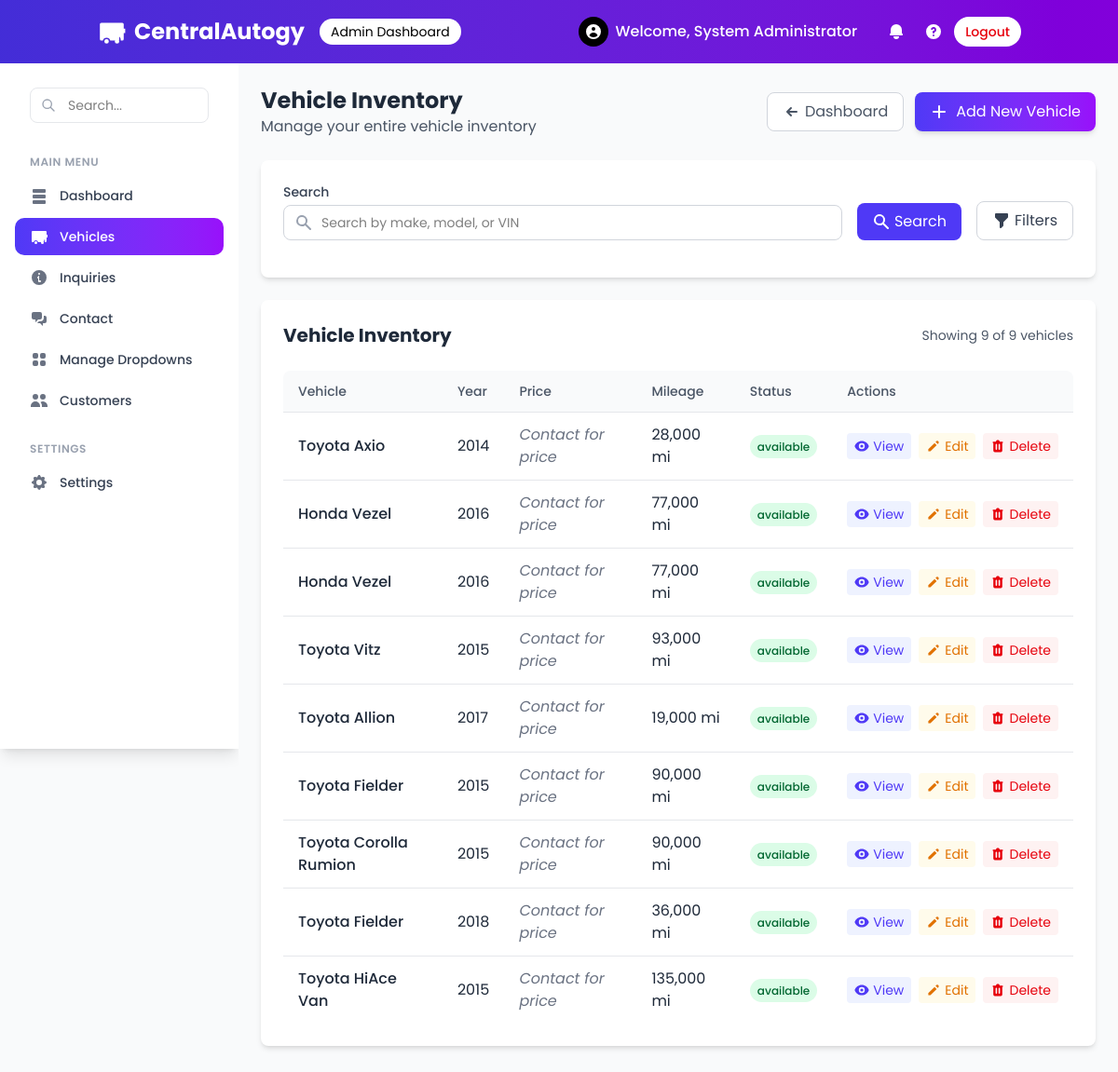
The page /admin/vehicles.php (signed in) on the database its author committed.
### tables this page shows
CREATE TABLE `vehicles` (
  `id` int(11) NOT NULL,
  `make` varchar(50) NOT NULL,
  `model` varchar(50) NOT NULL,
  `year` int(4) NOT NULL,
  `price` decimal(10,2) DEFAULT NULL,
  `mileage` int(11) NOT NULL,
  `color` varchar(30) NOT NULL,
  `vin` varchar(17) NOT NULL,
  `condition` varchar(20) NOT NULL,
  `body_style` varchar(30) NOT NULL,
  `transmission` varchar(20) NOT NULL,
  `fuel_type` varchar(20) NOT NULL,
  `engine` varchar(50) NOT NULL,
  `drivetrain` varchar(20) NOT NULL,
  `exterior_color` varchar(30) NOT NULL,
  `interior_color` varchar(30) NOT NULL,
  `description` text NOT NULL,
  `featured` tinyint(1) DEFAULT 0,
  `status` enum('available','sold','pending','reserved','in transit') DEFAULT 'available',
  `created_at` datetime DEFAULT current_timestamp(),
  `updated_at` datetime DEFAULT current_timestamp() ON UPDATE current_timestamp()
);

### admin/vehicles.php (the view, shortened to what this page needs)
<?php
if (!function_exists('getConnection')) {
  function getConnection()
  {
    $host = "localhost";
    $username = "root";
    $password = "";
    $database = "centralautogy";
    $conn = new mysqli($host, $username, $password, $database);
    return $conn;
  }
}
$page = isset($_GET['page']) ? (int)$_GET['page'] : 1;
$limit = 10;
$filterMake = isset($_GET['filter_make']) ? $_GET['filter_make'] : '';
$filterStatus = isset($_GET['filter_status']) ? $_GET['filter_status'] : '';
$filterFuelType = isset($_GET['filter_fuel_type']) ? $_GET['filter_fuel_type'] : '';
$filterBodyStyle = isset($_GET['filter_body_style']) ? $_GET['filter_body_style'] : '';
$filterYearMin = isset($_GET['filter_year_min']) ? (int)$_GET['filter_year_min'] : '';
$filterYearMax = isset($_GET['filter_year_max']) ? (int)$_GET['filter_year_max'] : '';
$filterPriceMin = isset($_GET['filter_price_min']) ? (float)$_GET['filter_price_min'] : '';
$filterPriceMax = isset($_GET['filter_price_max']) ? (float)$_GET['filter_price_max'] : '';
$searchKeyword = isset($_GET['search']) ? trim($_GET['search']) : '';
$sortField = isset($_GET['sort']) ? $_GET['sort'] : 'created_at';
$sortOrder = isset($_GET['order']) && $_GET['order'] === 'asc' ? 'ASC' : 'DESC';
function getVehicles($page, $limit, $filters, $sort, $order, $search)
{
  $conn = getConnection();
  $offset = ($page - 1) * $limit;
  $query = "SELECT
      id,
      CONCAT(make, ' ', model) AS vehicle_name,
      year,
      price,
      mileage,
      body_style,
      fuel_type,
      transmission,
      status,
      DATE_FORMAT(created_at, '%Y-%m-%d') AS date_added
  FROM
      vehicles
  WHERE 1=1";
  $countQuery = "SELECT COUNT(*) as total FROM vehicles WHERE 1=1";
  $params = [];
  $types = "";
  $validSortFields = ['vehicle_name', 'year', 'price', 'mileage', 'status', 'date_added'];
  $sortField = in_array($sort, $validSortFields) ? $sort : 'created_at';
  $sortOrder = $order === 'ASC' ? 'ASC' : 'DESC';
  if ($sortField === 'vehicle_name') {
    $query .= " ORDER BY make $sortOrder, model $sortOrder";
  } else {
    $query .= " ORDER BY $sortField $sortOrder";
  }
  $query .= " LIMIT ?, ?";
  $params[] = $offset;
  $params[] = $limit;
  $types .= "ii";
  $countStmt = $conn->prepare($countQuery);
  $countStmt->execute();
  $totalResult = $countStmt->get_result();
  $totalRow = $totalResult->fetch_assoc();
  $total = $totalRow['total'];
  $stmt = $conn->prepare($query);
  if (!empty($params)) {
    $stmt->bind_param($types, ...$params);
  }
  $stmt->execute();
  $result = $stmt->get_result();
  $vehicles = [];
  if ($result && $result->num_rows > 0) {
    while ($row = $result->fetch_assoc()) {
      $statusClass = 'bg-gray-100 text-gray-800';
      switch (strtolower($row['status'])) {
        case 'available':
          $statusClass = 'bg-green-100 text-green-800';
          break;
      }
      $row['css_class'] = $statusClass;
      $vehicles[] = $row;
    }
  }
  return [
    'vehicles' => $vehicles,
    'total' => $total,
    'pages' => ceil($total / $limit)
  ];
}
$filters = [
  'make' => $filterMake,
  'status' => $filterStatus,
  'fuel_type' => $filterFuelType,
  'body_style' => $filterBodyStyle,
  'year_min' => $filterYearMin,
  'year_max' => $filterYearMax,
  'price_min' => $filterPriceMin,
  'price_max' => $filterPriceMax
];
$result = getVehicles($page, $limit, $filters, $sortField, $sortOrder, $searchKeyword);
$vehicles = $result['vehicles'];
$totalVehicles = $result['total'];
?>
<!doctype html>
<html>
<head>
  <link href="../src/output.css" rel="stylesheet">
  <link rel="stylesheet" href="assets/css/index.css">
</head>
<body class="bg-gray-50">
  <?php include 'includes/header.php'; ?>
  <div class="flex h-[calc(100vh-64px)]">
    <?php include 'includes/sidebar.php'; ?>
    <main class="flex-1 p-6 overflow-y-auto bg-gray-50">
      <div class="flex flex-col sm:flex-row justify-between items-start sm:items-center mb-6 gap-4">
        <div>
          <h1 class="text-2xl font-bold text-gray-800">Vehicle Inventory</h1>
          <p class="text-gray-600">Manage your entire vehicle inventory</p>
        </div>
        <div class="flex space-x-3">
          <a href="index.php" class="px-4 py-2 bg-white border border-gray-300 rounded-lg text-gray-600 flex items-center hover:bg-gray-50 transition-all">
            <svg xmlns="http://www.w3.org/2000/svg" class="h-5 w-5 mr-1" viewBox="0 0 20 20" fill="currentColor">
              <path fill-rule="evenodd" d="M9.707 14.707a1 1 0 01-1.414 0l-4-4a1 1 0 010-1.414l4-4a1 1 0 011.414 1.414L7.414 9H15a1 1 0 110 2H7.414l2.293 2.293a1 1 0 010 1.414z" clip-rule="evenodd" />
            </svg>
            Dashboard
          </a>
          <button id="addNewCarBtn" class="bg-gradient-to-r from-indigo-600 to-purple-600 hover:from-indigo-700 hover:to-purple-700 text-white px-4 py-2 rounded-lg transition duration-300 flex items-center shadow-md">
            <svg xmlns="http://www.w3.org/2000/svg" class="h-5 w-5 mr-2" viewBox="0 0 20 20" fill="currentColor">
              <path fill-rule="evenodd" d="M10 3a1 1 0 011 1v5h5a1 1 0 110 2h-5v5a1 1 0 11-2 0v-5H4a1 1 0 110-2h5V4a1 1 0 011-1z" clip-rule="evenodd" />
            </svg>
            Add New Vehicle
          </button>
        </div>
      </div>
      <div class="bg-white rounded-lg shadow-md p-6 mb-6">
        <form action="vehicles.php" method="GET" class="space-y-4">
          <div class="flex flex-col md:flex-row gap-4 md:items-end">
            <div class="flex-1">
              <label for="search" class="block text-sm font-medium text-gray-700 mb-1">Search</label>
              <div class="relative">
                <div class="absolute inset-y-0 left-0 pl-3 flex items-center pointer-events-none">
                  <svg xmlns="http://www.w3.org/2000/svg" class="h-5 w-5 text-gray-400" viewBox="0 0 20 20" fill="currentColor">
                    <path fill-rule="evenodd" d="M8 4a4 4 0 100 8 4 4 0 000-8zM2 8a6 6 0 1110.89 3.476l4.817 4.817a1 1 0 01-1.414 1.414l-4.816-4.816A6 6 0 012 8z" clip-rule="evenodd" />
                  </svg>
                </div>
                <input type="text" name="search" id="search" value="<?php echo htmlspecialchars($searchKeyword); ?>" class="pl-10 w-full px-3 py-2 border border-gray-300 rounded-lg focus:outline-none focus:ring-2 focus:ring-indigo-500 text-sm" placeholder="Search by make, model, or VIN">
              </div>
            </div>
            <div>
              <button type="submit" class="w-full px-4 py-2 bg-indigo-600 text-white rounded-lg hover:bg-indigo-700 transition-all flex items-center justify-center">
                <svg xmlns="http://www.w3.org/2000/svg" class="h-5 w-5 mr-1" viewBox="0 0 20 20" fill="currentColor">
                  <path fill-rule="evenodd" d="M8 4a4 4 0 100 8 4 4 0 000-8zM2 8a6 6 0 1110.89 3.476l4.817 4.817a1 1 0 01-1.414 1.414l-4.816-4.816A6 6 0 012 8z" clip-rule="evenodd" />
                </svg>
                Search
              </button>
            </div>
            <div>
              <button type="button" id="toggleFiltersBtn" class="w-full px-4 py-2 bg-white border border-gray-300 text-gray-700 rounded-lg hover:bg-gray-50 transition-all flex items-center justify-center">
                <svg xmlns="http://www.w3.org/2000/svg" class="h-5 w-5 mr-1" viewBox="0 0 20 20" fill="currentColor">
                  <path fill-rule="evenodd" d="M3 3a1 1 0 011-1h12a1 1 0 011 1v3a1 1 0 01-.293.707L12 11.414V15a1 1 0 01-.293.707l-2 2A1 1 0 018 17v-5.586L3.293 6.707A1 1 0 013 6V3z" clip-rule="evenodd" />
                </svg>
                Filters
              </button>
            </div>
          </div>
        </form>
      </div>
      <div class="bg-white rounded-lg shadow-md p-6 mb-6">
        <div class="flex flex-col sm:flex-row justify-between items-start sm:items-center mb-6 gap-4">
          <h2 class="text-xl font-bold text-gray-800">Vehicle Inventory</h2>
          <div class="text-sm text-gray-600">
            Showing <?php echo min($totalVehicles, $limit); ?> of <?php echo $totalVehicles; ?> vehicles
          </div>
        </div>
        <?php if (empty($vehicles)): ?>
          <div class="bg-yellow-50 p-4 rounded-lg mb-6">
            <div class="flex">
              <div class="flex-shrink-0">
                <svg xmlns="http://www.w3.org/2000/svg" class="h-5 w-5 text-yellow-400" viewBox="0 0 20 20" fill="currentColor">
                  <path fill-rule="evenodd" d="M8.257 3.099c.765-1.36 2.722-1.36 3.486 0l5.58 9.92c.75 1.334-.213 2.98-1.742 2.98H4.42c-1.53 0-2.493-1.646-1.743-2.98l5.58-9.92zM11 13a1 1 0 11-2 0 1 1 0 012 0zm-1-8a1 1 0 00-1 1v3a1 1 0 002 0V6a1 1 0 00-1-1z" clip-rule="evenodd" />
                </svg>
              </div>
              <div class="ml-3">
                <h3 class="text-sm font-medium text-yellow-800">No vehicles found</h3>
                <div class="mt-2 text-sm text-yellow-700">
                  <p>No vehicles match your search criteria. Try adjusting your filters or adding new vehicles.</p>
                </div>
              </div>
            </div>
          </div>
        <?php else: ?>
          <div class="overflow-x-auto">
            <table class="w-full">
              <thead>
                <tr class="bg-gray-50">
                  <th class="px-4 py-3 text-left text-sm font-medium text-gray-600 rounded-tl-lg">
                    <a href="vehicles.php?sort=vehicle_name&order=<?php echo $sortField === 'vehicle_name' && $sortOrder === 'ASC' ? 'desc' : 'asc'; ?>&<?php echo http_build_query(array_filter(['search' => $searchKeyword, 'filter_make' => $filterMake, 'filter_status' => $filterStatus, 'filter_fuel_type' => $filterFuelType, 'filter_body_style' => $filterBodyStyle, 'filter_year_min' => $filterYearMin, 'filter_year_max' => $filterYearMax, 'filter_price_min' => $filterPriceMin, 'filter_price_max' => $filterPriceMax])); ?>" class="flex items-center hover:text-indigo-700 <?php echo $sortField === 'vehicle_name' ? 'text-indigo-700 font-semibold' : ''; ?>">
                      <span>Vehicle</span>
                    </a>
                  </th>
                  <th class="px-4 py-3 text-left text-sm font-medium text-gray-600">
                    <a href="vehicles.php?sort=year&order=<?php echo $sortField === 'year' && $sortOrder === 'ASC' ? 'desc' : 'asc'; ?>&<?php echo http_build_query(array_filter(['search' => $searchKeyword, 'filter_make' => $filterMake, 'filter_status' => $filterStatus, 'filter_fuel_type' => $filterFuelType, 'filter_body_style' => $filterBodyStyle, 'filter_year_min' => $filterYearMin, 'filter_year_max' => $filterYearMax, 'filter_price_min' => $filterPriceMin, 'filter_price_max' => $filterPriceMax])); ?>" class="flex items-center hover:text-indigo-700 <?php echo $sortField === 'year' ? 'text-indigo-700 font-semibold' : ''; ?>">
                      <span>Year</span>
                    </a>
                  </th>
                  <th class="px-4 py-3 text-left text-sm font-medium text-gray-600">
                    <a href="vehicles.php?sort=price&order=<?php echo $sortField === 'price' && $sortOrder === 'ASC' ? 'desc' : 'asc'; ?>&<?php echo http_build_query(array_filter(['search' => $searchKeyword, 'filter_make' => $filterMake, 'filter_status' => $filterStatus, 'filter_fuel_type' => $filterFuelType, 'filter_body_style' => $filterBodyStyle, 'filter_year_min' => $filterYearMin, 'filter_year_max' => $filterYearMax, 'filter_price_min' => $filterPriceMin, 'filter_price_max' => $filterPriceMax])); ?>" class="flex items-center hover:text-indigo-700 <?php echo $sortField === 'price' ? 'text-indigo-700 font-semibold' : ''; ?>">
                      <span>Price</span>
                    </a>
                  </th>
                  <th class="px-4 py-3 text-left text-sm font-medium text-gray-600">
                    <a href="vehicles.php?sort=mileage&order=<?php echo $sortField === 'mileage' && $sortOrder === 'ASC' ? 'desc' : 'asc'; ?>&<?php echo http_build_query(array_filter(['search' => $searchKeyword, 'filter_make' => $filterMake, 'filter_status' => $filterStatus, 'filter_fuel_type' => $filterFuelType, 'filter_body_style' => $filterBodyStyle, 'filter_year_min' => $filterYearMin, 'filter_year_max' => $filterYearMax, 'filter_price_min' => $filterPriceMin, 'filter_price_max' => $filterPriceMax])); ?>" class="flex items-center hover:text-indigo-700 <?php echo $sortField === 'mileage' ? 'text-indigo-700 font-semibold' : ''; ?>">
                      <span>Mileage</span>
                    </a>
                  </th>
                  <th class="px-4 py-3 text-left text-sm font-medium text-gray-600">Status</th>
                  <th class="px-4 py-3 text-left text-sm font-medium text-gray-600 rounded-tr-lg">Actions</th>
                </tr>
              </thead>
              <tbody>
                <?php foreach ($vehicles as $vehicle): ?>
                  <tr class="border-t border-gray-200 hover:bg-gray-50 transition duration-150">
                    <td class="px-4 py-3 text-gray-800 font-medium"><?php echo htmlspecialchars($vehicle['vehicle_name']); ?></td>
                    <td class="px-4 py-3 text-gray-800"><?php echo $vehicle['year']; ?></td>
                    <td class="px-4 py-3 text-gray-800">
                      <?php if ($vehicle['price'] !== null && $vehicle['price'] != 0): ?>
                        $<?php echo number_format($vehicle['price'], 2); ?>
                      <?php else: ?>
                        <span class="text-gray-500 italic">Contact for price</span>
                      <?php endif; ?>
                    </td>
                    <td class="px-4 py-3 text-gray-800"><?php echo number_format($vehicle['mileage']); ?> mi</td>
                    <td class="px-4 py-3">
                      <span class="px-2 py-1 rounded-full text-xs font-medium <?php echo $vehicle['css_class']; ?>">
                        <?php echo htmlspecialchars($vehicle['status']); ?>
                      </span>
                    </td>
                    <td class="px-4 py-3">
                      <div class="flex space-x-2">
                        <a href="vehicle_details.php?id=<?php echo $vehicle['id']; ?>" class="px-2 py-1 bg-indigo-50 text-indigo-600 rounded hover:bg-indigo-100 transition-all text-sm flex items-center">
                          View
                        </a>
                        <a href="edit_vehicle_form.php?id=<?php echo $vehicle['id']; ?>" class="px-2 py-1 bg-amber-50 text-amber-600 rounded hover:bg-amber-100 transition-all text-sm flex items-center">
                          <svg xmlns="http://www.w3.org/2000/svg" class="h-4 w-4 mr-1" viewBox="0 0 20 20" fill="currentColor">
                            <path d="M13.586 3.586a2 2 0 112.828 2.828l-.793.793-2.828-2.828.793-.793zM11.379 5.793L3 14.172V17h2.828l8.38-8.379-2.83-2.828z" />
                          </svg>
                          Edit
                        </a>
                        <button class="px-2 py-1 bg-red-50 text-red-600 rounded hover:bg-red-100 transition-all text-sm flex items-center delete-vehicle" data-id="<?php echo $vehicle['id']; ?>" data-name="<?php echo htmlspecialchars($vehicle['vehicle_name'] . ' ' . $vehicle['year']); ?>">
                          Delete
                        </button>
                      </div>
                    </td>
                  </tr>
                <?php endforeach; ?>
              </tbody>
            </table>
          </div>
        <?php endif; ?>
      </div>
    </main>
  </div>

### admin/assets/css/index.css (style rules this page uses)
body, html { font-family: 'Poppins', sans-serif; height: 100%; overflow: hidden; }

### rows shown on the page
vehicles: vehicle_name "Toyota Axio", year "2014", shows "Contact for price", mileage "28,000", status "available"
vehicles: vehicle_name "Honda Vezel", year "2016", shows "Contact for price", mileage "77,000", status "available"
vehicles: vehicle_name "Honda Vezel", year "2016", shows "Contact for price", mileage "77,000", status "available"
vehicles: vehicle_name "Toyota Vitz", year "2015", shows "Contact for price", mileage "93,000", status "available"
vehicles: vehicle_name "Toyota Allion", year "2017", shows "Contact for price", mileage "19,000", status "available"
vehicles: vehicle_name "Toyota Fielder", year "2015", shows "Contact for price", mileage "90,000", status "available"
vehicles: vehicle_name "Toyota Corolla Rumion", year "2015", shows "Contact for price", mileage "90,000", status "available"
vehicles: vehicle_name "Toyota Fielder", year "2018", shows "Contact for price", mileage "36,000", status "available"
vehicles: vehicle_name "Toyota HiAce Van", year "2015", shows "Contact for price", mileage "135,000", status "available"

### other values the page prints
$_SESSION["admin_name"] "System Administrator"
min($totalVehicles, $limit) "9"
$totalVehicles "9"
